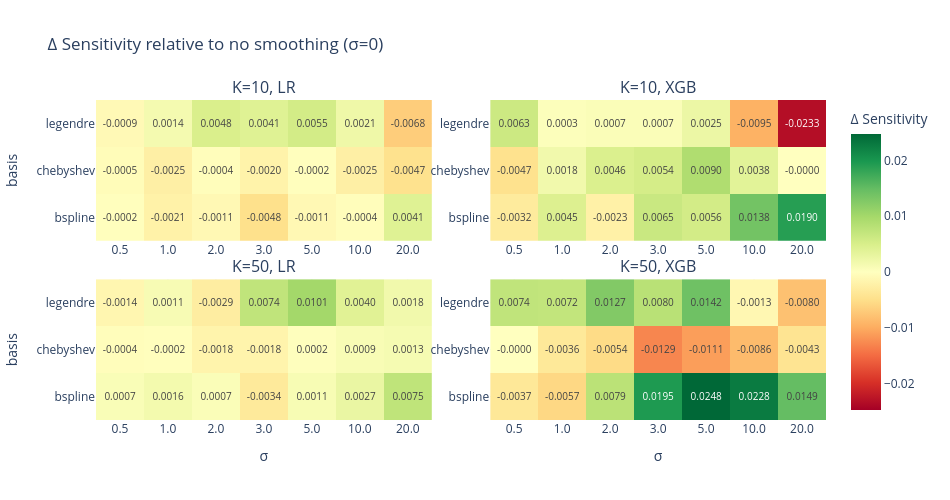

The cell this chart's notebook holds for it:
### Markdown cell above
## 4b. Δ Sensitivity Heatmap

### Code cell
plot_delta_heatmap("sensitivity", "Sensitivity").show()

### Figure 1 — Plotly figure (JSON) as saved in the notebook; plotly's stock layout.template omitted (floating-point values rounded to 4 significant figures)
{"data": [{"colorscale": [[0, "rgb(165,0,38)"], [0.1, "rgb(215,48,39)"], [0.2, "rgb(244,109,67)"], [0.3, "rgb(253,174,97)"], [0.4, "rgb(254,224,139)"], [0.5, "rgb(255,255,191)"], [0.6, "rgb(217,239,139)"], [0.7, "rgb(166,217,106)"], [0.8, "rgb(102,189,99)"], [0.9, "rgb(26,152,80)"], [1, "rgb(0,104,55)"]], "showscale": false, "text": [["-0.0002", "-0.0021", "-0.0011", "-0.0048", "-0.0011", "-0.0004", "0.0041"], ["-0.0005", "-0.0025", "-0.0004", "-0.0020", "-0.0002", "-0.0025", "-0.0047"], ["-0.0009", "0.0014", "0.0048", "0.0041", "0.0055", "0.0021", "-0.0068"]], "texttemplate": "%{text}", "type": "heatmap", "x": ["0.5", "1.0", "2.0", "3.0", "5.0", "10.0", "20.0"], "xaxis": "x", "y": ["bspline", "chebyshev", "legendre"], "yaxis": "y", "z": [[-0.0001802, -0.002146, -0.001075, -0.004842, -0.001084, -0.0003732, 0.004115], [-0.0005373, -0.002506, -0.0003523, -0.001961, -0.0001544, -0.00251, -0.004656], [-0.0008961, 0.00143, 0.004833, 0.004114, 0.005547, 0.002148, -0.006815]], "zmax": 0.02476, "zmid": 0, "zmin": -0.02476}, {"colorbar": {"title": {"text": "Δ Sensitivity"}}, "colorscale": [[0, "rgb(165,0,38)"], [0.1, "rgb(215,48,39)"], [0.2, "rgb(244,109,67)"], [0.3, "rgb(253,174,97)"], [0.4, "rgb(254,224,139)"], [0.5, "rgb(255,255,191)"], [0.6, "rgb(217,239,139)"], [0.7, "rgb(166,217,106)"], [0.8, "rgb(102,189,99)"], [0.9, "rgb(26,152,80)"], [1, "rgb(0,104,55)"]], "showscale": true, "text": [["-0.0032", "0.0045", "-0.0023", "0.0065", "0.0056", "0.0138", "0.0190"], ["-0.0047", "0.0018", "0.0046", "0.0054", "0.0090", "0.0038", "-0.0000"], ["0.0063", "0.0003", "0.0007", "0.0007", "0.0025", "-0.0095", "-0.0233"]], "texttemplate": "%{text}", "type": "heatmap", "x": ["0.5", "1.0", "2.0", "3.0", "5.0", "10.0", "20.0"], "xaxis": "x2", "y": ["bspline", "chebyshev", "legendre"], "yaxis": "y2", "z": [[-0.003203, 0.004492, -0.002304, 0.006472, 0.005579, 0.01382, 0.01903], [-0.004657, 0.001784, 0.004643, 0.005378, 0.008962, 0.00375, -3.218e-06], [0.006261, 0.0003459, 0.0006918, 0.000703, 0.0025, -0.009521, -0.02331]], "zmax": 0.02476, "zmid": 0, "zmin": -0.02476}, {"colorscale": [[0, "rgb(165,0,38)"], [0.1, "rgb(215,48,39)"], [0.2, "rgb(244,109,67)"], [0.3, "rgb(253,174,97)"], [0.4, "rgb(254,224,139)"], [0.5, "rgb(255,255,191)"], [0.6, "rgb(217,239,139)"], [0.7, "rgb(166,217,106)"], [0.8, "rgb(102,189,99)"], [0.9, "rgb(26,152,80)"], [1, "rgb(0,104,55)"]], "showscale": false, "text": [["0.0007", "0.0016", "0.0007", "-0.0034", "0.0011", "0.0027", "0.0075"], ["-0.0004", "-0.0002", "-0.0018", "-0.0018", "0.0002", "0.0009", "0.0013"], ["-0.0014", "0.0011", "-0.0029", "0.0074", "0.0101", "0.0040", "0.0018"]], "texttemplate": "%{text}", "type": "heatmap", "x": ["0.5", "1.0", "2.0", "3.0", "5.0", "10.0", "20.0"], "xaxis": "x3", "y": ["bspline", "chebyshev", "legendre"], "yaxis": "y3", "z": [[0.0007175, 0.001601, 0.0007127, -0.003407, 0.001068, 0.002672, 0.007521], [-0.0003507, -0.0001673, -0.001782, -0.001782, 0.0001882, 0.0009073, 0.001269], [-0.00143, 0.001092, -0.002875, 0.007362, 0.01006, 0.003969, 0.00181]], "zmax": 0.02476, "zmid": 0, "zmin": -0.02476}, {"colorscale": [[0, "rgb(165,0,38)"], [0.1, "rgb(215,48,39)"], [0.2, "rgb(244,109,67)"], [0.3, "rgb(253,174,97)"], [0.4, "rgb(254,224,139)"], [0.5, "rgb(255,255,191)"], [0.6, "rgb(217,239,139)"], [0.7, "rgb(166,217,106)"], [0.8, "rgb(102,189,99)"], [0.9, "rgb(26,152,80)"], [1, "rgb(0,104,55)"]], "showscale": false, "text": [["-0.0037", "-0.0057", "0.0079", "0.0195", "0.0248", "0.0228", "0.0149"], ["-0.0000", "-0.0036", "-0.0054", "-0.0129", "-0.0111", "-0.0086", "-0.0043"], ["0.0074", "0.0072", "0.0127", "0.0080", "0.0142", "-0.0013", "-0.0080"]], "texttemplate": "%{text}", "type": "heatmap", "x": ["0.5", "1.0", "2.0", "3.0", "5.0", "10.0", "20.0"], "xaxis": "x4", "y": ["bspline", "chebyshev", "legendre"], "yaxis": "y4", "z": [[-0.003747, -0.005729, 0.007884, 0.01953, 0.02476, 0.02279, 0.0149], [-9.653e-06, -0.003584, -0.005391, -0.01294, -0.01113, -0.008604, -0.0043], [0.007352, 0.007162, 0.0127, 0.008039, 0.01416, -0.001252, -0.008041]], "zmax": 0.02476, "zmid": 0, "zmin": -0.02476}], "layout": {"annotations": [{"font": {"size": 16}, "showarrow": false, "text": "K=10, LR", "x": 0.23, "xanchor": "center", "xref": "paper", "y": 1, "yanchor": "bottom", "yref": "paper"}, {"font": {"size": 16}, "showarrow": false, "text": "K=10, XGB", "x": 0.77, "xanchor": "center", "xref": "paper", "y": 1, "yanchor": "bottom", "yref": "paper"}, {"font": {"size": 16}, "showarrow": false, "text": "K=50, LR", "x": 0.23, "xanchor": "center", "xref": "paper", "y": 0.44, "yanchor": "bottom", "yref": "paper"}, {"font": {"size": 16}, "showarrow": false, "text": "K=50, XGB", "x": 0.77, "xanchor": "center", "xref": "paper", "y": 0.44, "yanchor": "bottom", "yref": "paper"}], "height": 500, "title": {"text": "Δ Sensitivity relative to no smoothing (σ=0)"}, "width": 950, "xaxis": {"anchor": "y", "domain": [0, 0.46]}, "xaxis2": {"anchor": "y2", "domain": [0.54, 1]}, "xaxis3": {"anchor": "y3", "domain": [0, 0.46], "title": {"text": "σ"}}, "xaxis4": {"anchor": "y4", "domain": [0.54, 1], "title": {"text": "σ"}}, "yaxis": {"anchor": "x", "domain": [0.56, 1], "title": {"text": "basis"}}, "yaxis2": {"anchor": "x2", "domain": [0.56, 1]}, "yaxis3": {"anchor": "x3", "domain": [0, 0.44], "title": {"text": "basis"}}, "yaxis4": {"anchor": "x4", "domain": [0, 0.44]}}}
